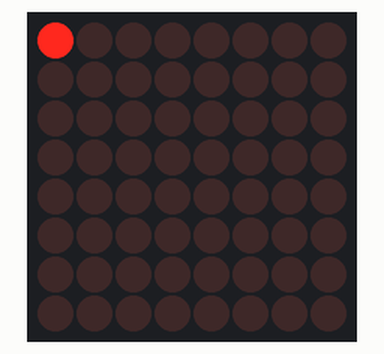
Simulated run of this sketch. Board: Arduino Uno, built with avr-gcc and run on an emulated ATmega328P. On the bench: 8×8 LED matrix.

Above: at 0.01 s.
At 0.76 s:
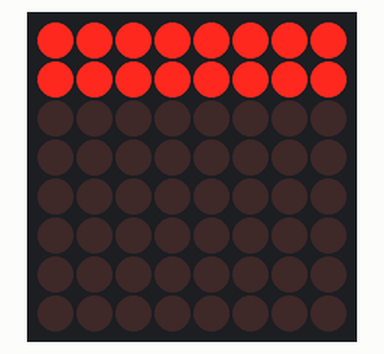
At 1.66 s:
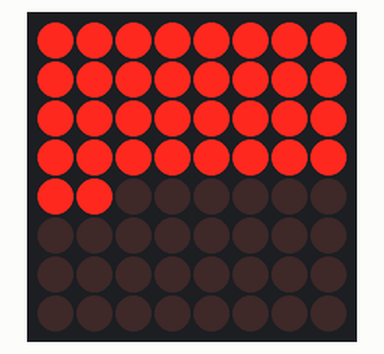
At 3.47 s:
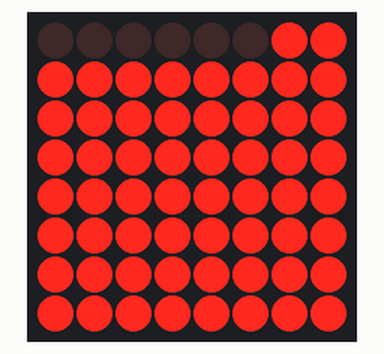
At 5.12 s:
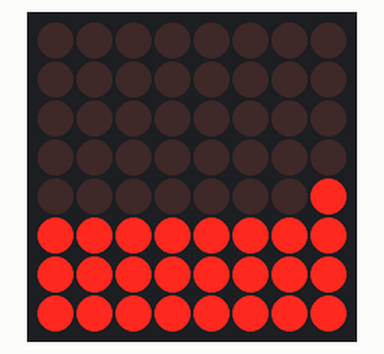
At 6.93 s:
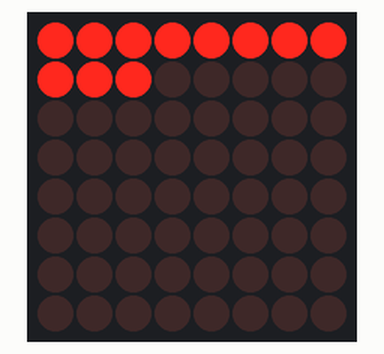

The sketch:

LED-matrix2.ino
```cpp
#include <LedControl.h>

LedControl lc = LedControl(12, 10, 11, 1); // Urutannya DIN, CLK, CS, NRDEV

// waktu tunggu yang di deklarasikan oleh variable global
unsigned long waktutunggu = 50;

int col;
int row;
int address;

void setup() {
  // jumlah perangkat yang telah dirangkai antara arduino dengan dot matrix
  int devices = lc.getDeviceCount();

  // inisialisasi semua perangkat (didalam void loop)
  address = 0;

  // IC MAX72XX berada dalam mode sleep saat startup
  lc.shutdown(address, false);

  //atur kecerahan ke tingkat menengah
  lc.setIntensity(address, 2);

  // kosongkan data di dotmatrix (clear display)
  lc.clearDisplay(address);
}

void loop() {
  // baca jumlah perangkat
  int devices = lc.getDeviceCount();
  // perulangan pertama untuk mengisi data satu persatu
  for(row=00; row<8; row++){
    for(col=00; col<8; col++){
      for(address=00; address<devices; address++){
        lc.setLed(address, row, col, true);
        delay(waktutunggu);
      }
    }
  }

  // perulangan pertama untuk pengosongan data satu persatu
  for(row=00; row<8; row++){
    for(col=00; col<8; col++){
      for(address=00; address<devices; address++){
        lc.setLed(address, row, col, false);
        delay(waktutunggu);
      }
    }
  }

}
```

Measured:
- by itself, everything shown: repeats every 6.4 s, in 128 steps
